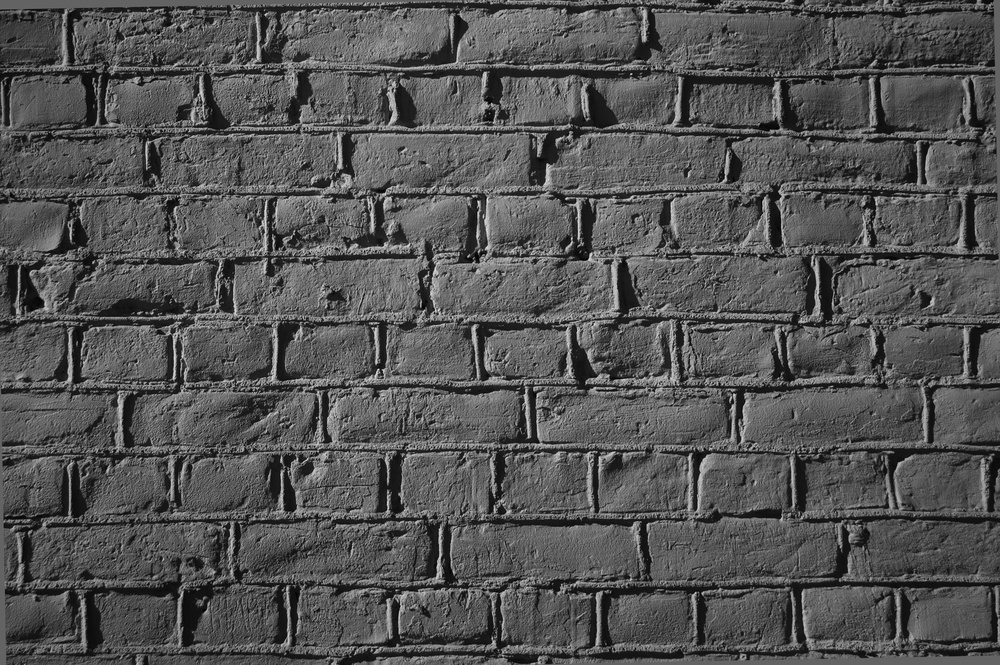
#> input picture Assessment/bricks.jpg, 1000 x 665 px, shrunk from 3003 x 1997 before the run
$ python test3.py   (older library calls are emulated)
#> lines starting #> are read from the running program, lines starting #| are printed output that depends on the picture
import cv2
import numpy as np
import matplotlib.pyplot as plt

# Read image
img = cv2.imread("bricks.jpg", cv2.IMREAD_GRAYSCALE)
#> img is the input picture: shape (665, 1000); min 0, max 232, mean 83.8

# Sobel 3x3
sobelx3 = cv2.Sobel(img, cv2.CV_64F, 1, 0, ksize=3)
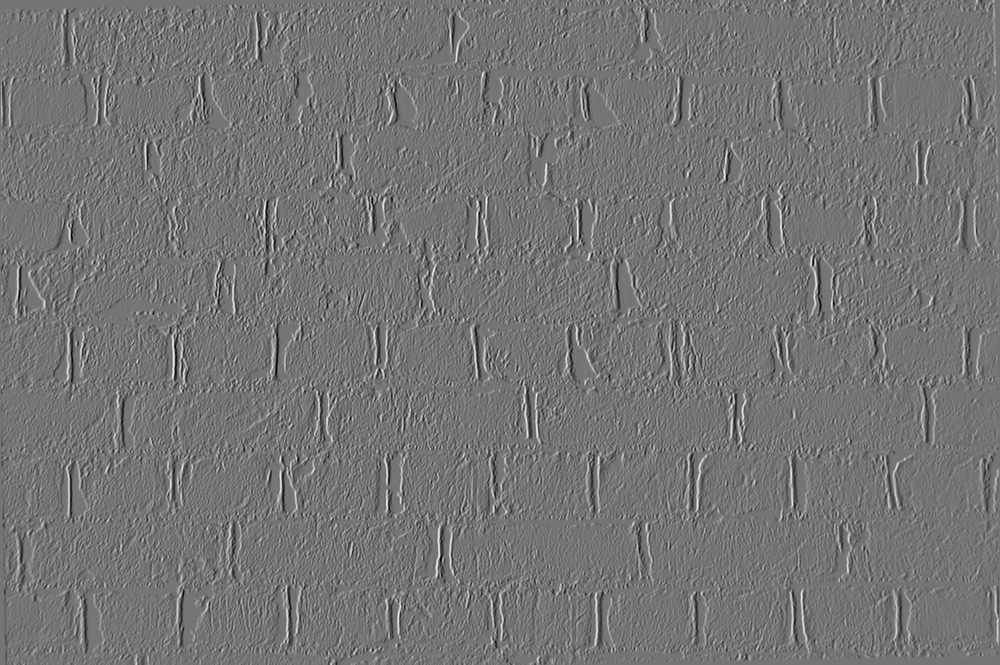
#> sobelx3: shape (665, 1000) float64; min -723, max 854, mean 0; drawn with min black and max white
sobely3 = cv2.Sobel(img, cv2.CV_64F, 0, 1, ksize=3)
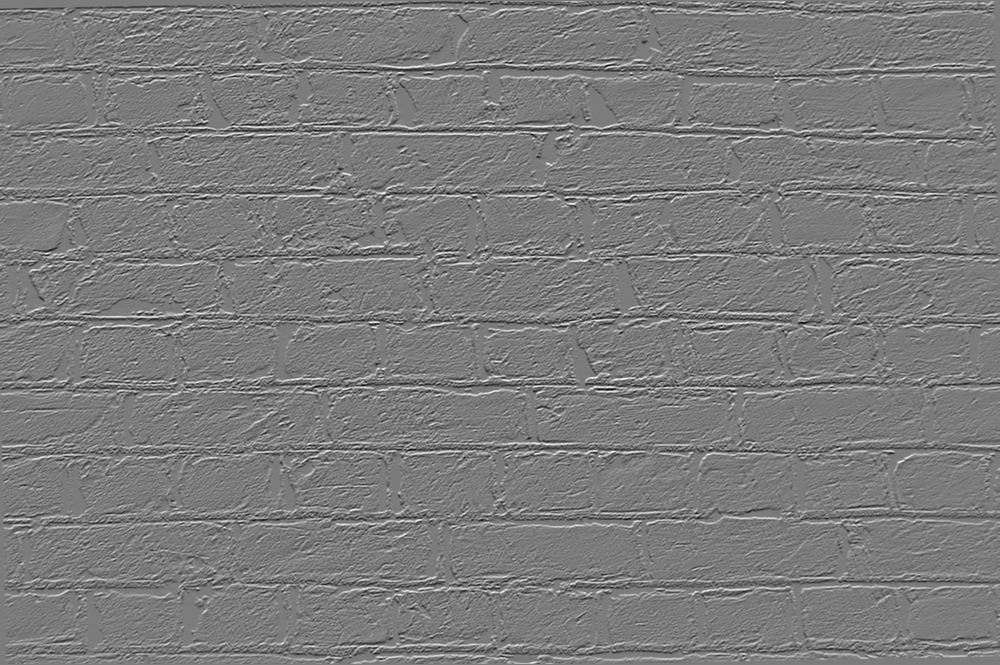
#> sobely3: shape (665, 1000) float64; min -658, max 694, mean 0; drawn with min black and max white

gradient3 = np.sqrt(sobelx3**2 + sobely3**2)
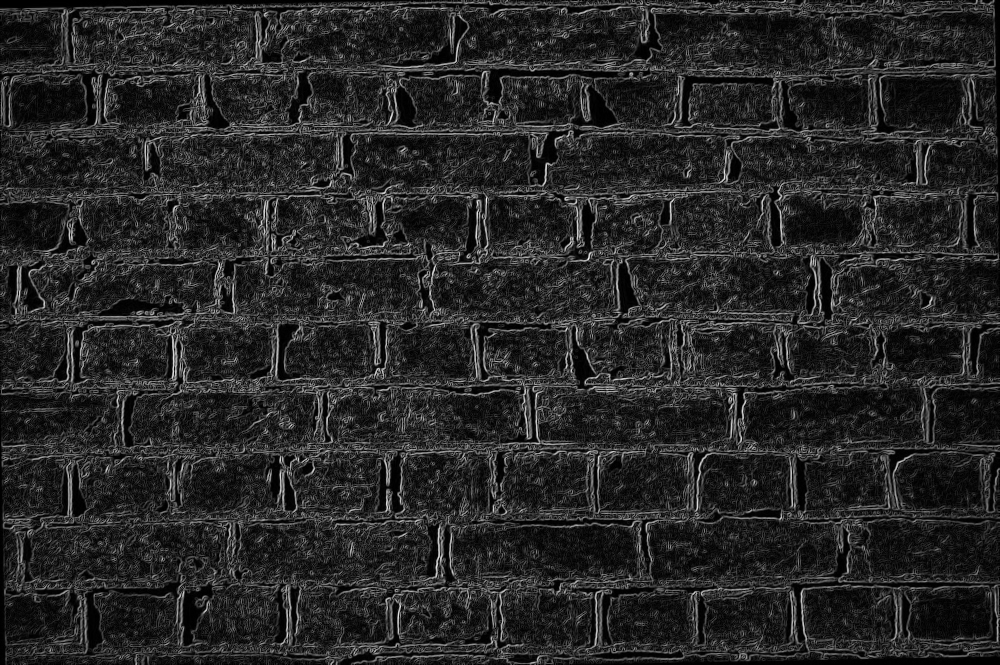
#> gradient3: shape (665, 1000) float64; min 0, max 864.8, mean 133.4; drawn with min black and max white

laplacian = cv2.Laplacian(img, cv2.CV_64F)
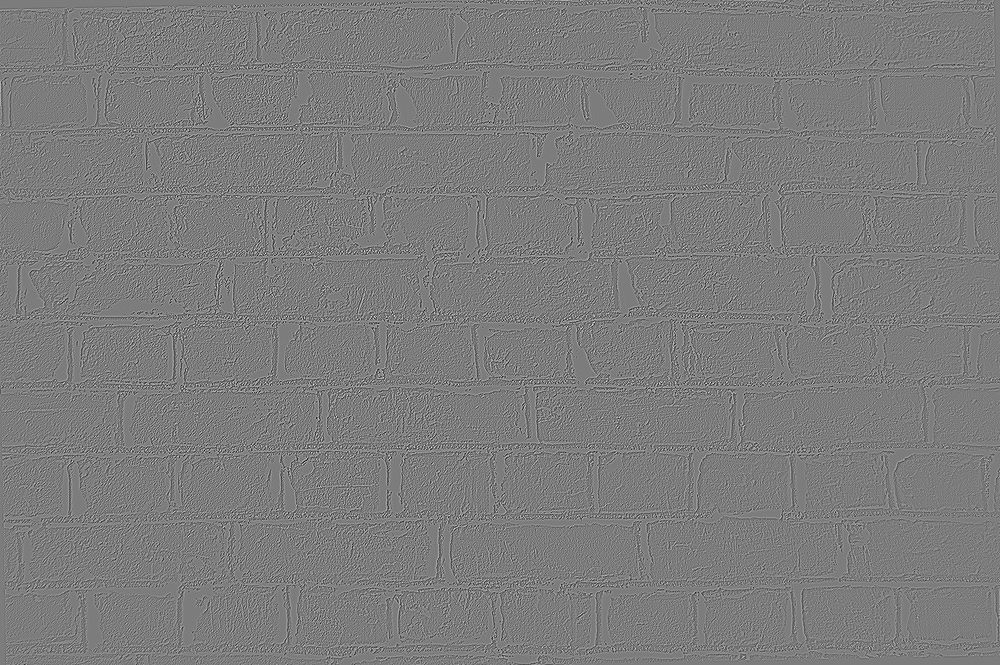
#> laplacian: shape (665, 1000) float64; min -425, max 444, mean 0; drawn with min black and max white

# Sobel 5x5
sobelx5 = cv2.Sobel(img, cv2.CV_64F, 1, 0, ksize=5)
sobely5 = cv2.Sobel(img, cv2.CV_64F, 0, 1, ksize=5)

gradient5 = np.sqrt(sobelx5**2 + sobely5**2)
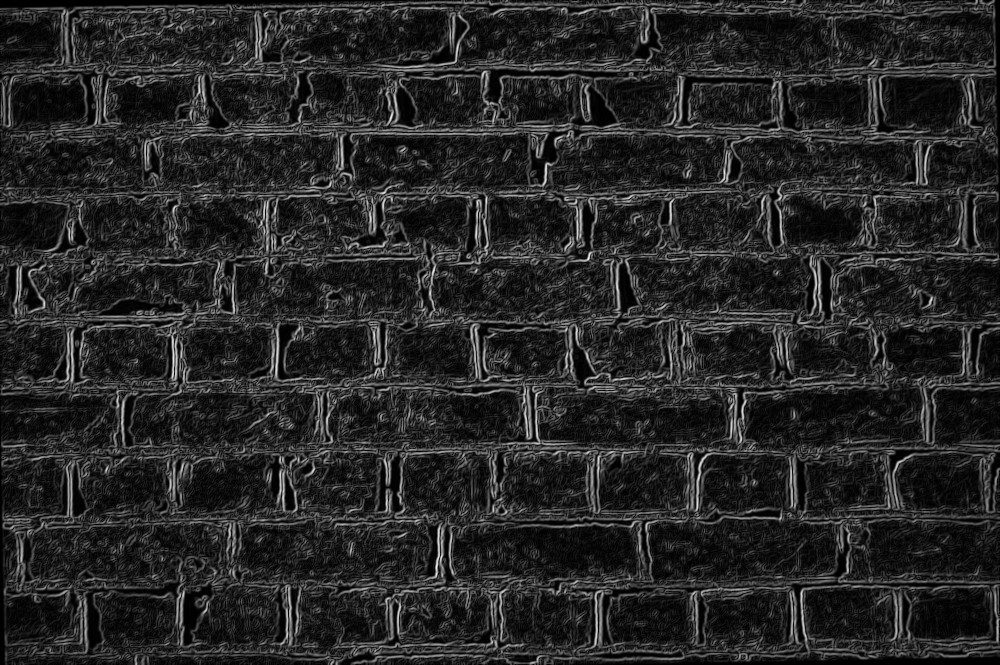
#> gradient5: shape (665, 1000) float64; min 0, max 9290.3, mean 1432.6; drawn with min black and max white

plt.figure(figsize=(15,10))

plt.subplot(2,4,1)
plt.imshow(img,cmap='gray')
plt.title("Original")
plt.axis("off")

plt.subplot(2,4,2)
plt.imshow(sobelx3,cmap='gray')
plt.title("Sobel X (3x3)")
plt.axis("off")

plt.subplot(2,4,3)
plt.imshow(sobely3,cmap='gray')
plt.title("Sobel Y (3x3)")
plt.axis("off")

plt.subplot(2,4,4)
plt.imshow(gradient3,cmap='gray')
plt.title("Gradient Magnitude")
plt.axis("off")

plt.subplot(2,4,5)
plt.imshow(laplacian,cmap='gray')
plt.title("Laplacian")
plt.axis("off")

plt.subplot(2,4,6)
plt.imshow(sobelx5,cmap='gray')
plt.title("Sobel X (5x5)")
plt.axis("off")

plt.subplot(2,4,7)
plt.imshow(sobely5,cmap='gray')
plt.title("Sobel Y (5x5)")
plt.axis("off")

plt.subplot(2,4,8)
plt.imshow(gradient5,cmap='gray')
plt.title("Gradient (5x5)")
plt.axis("off")

plt.tight_layout()
plt.show()
